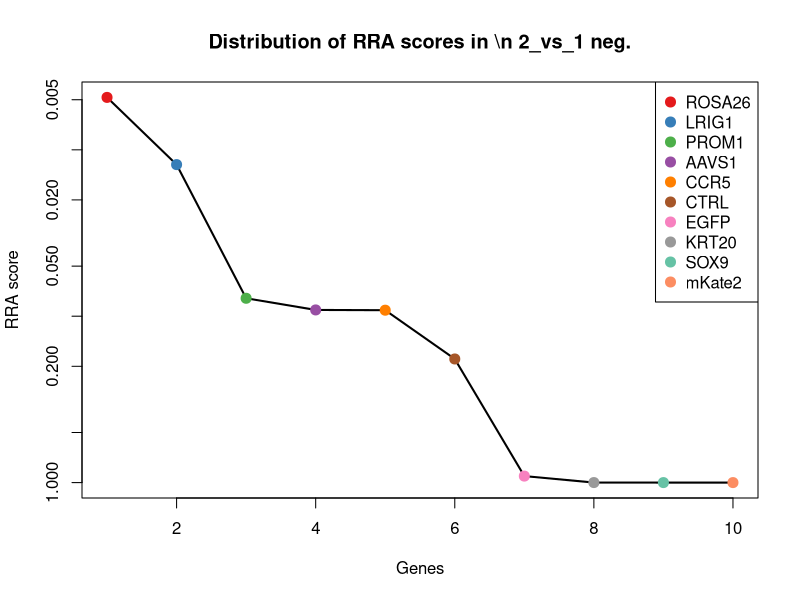
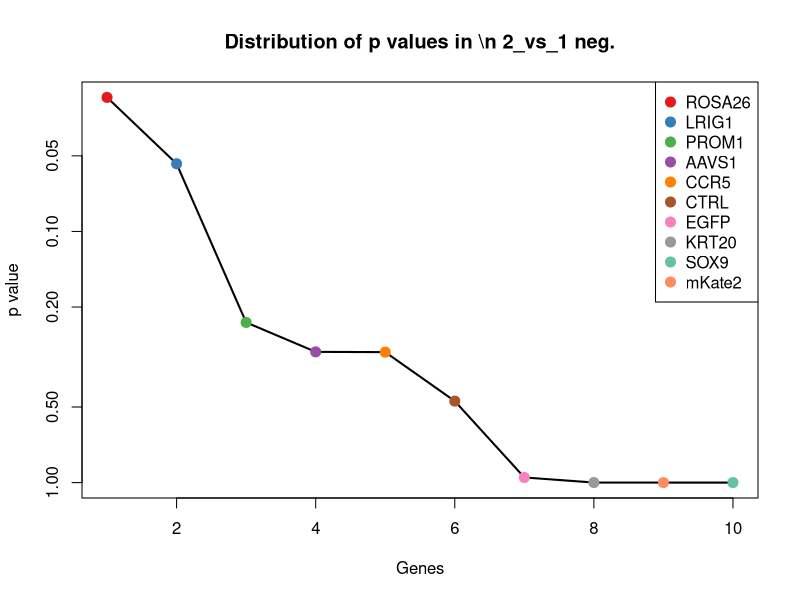
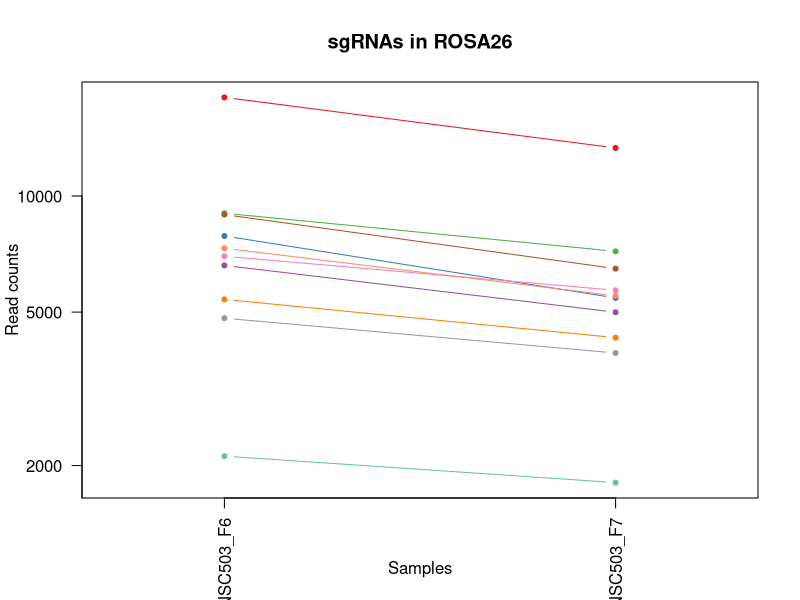
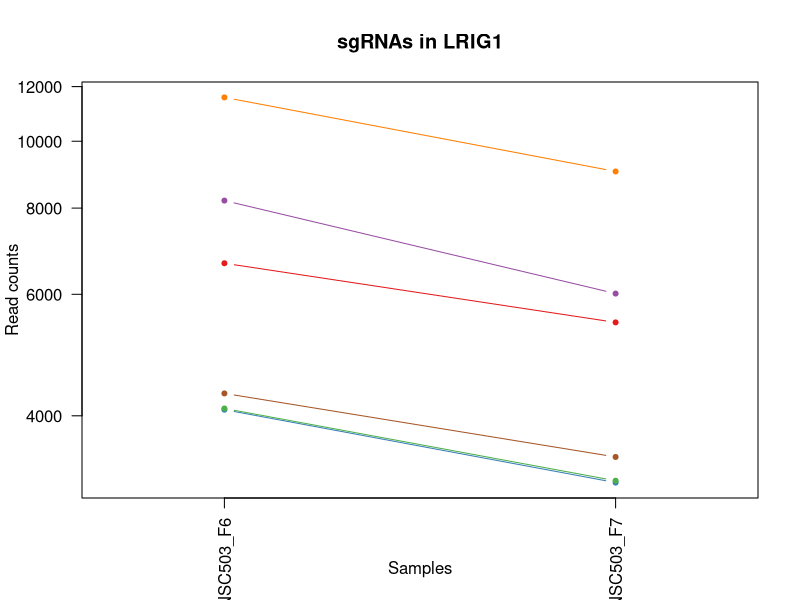
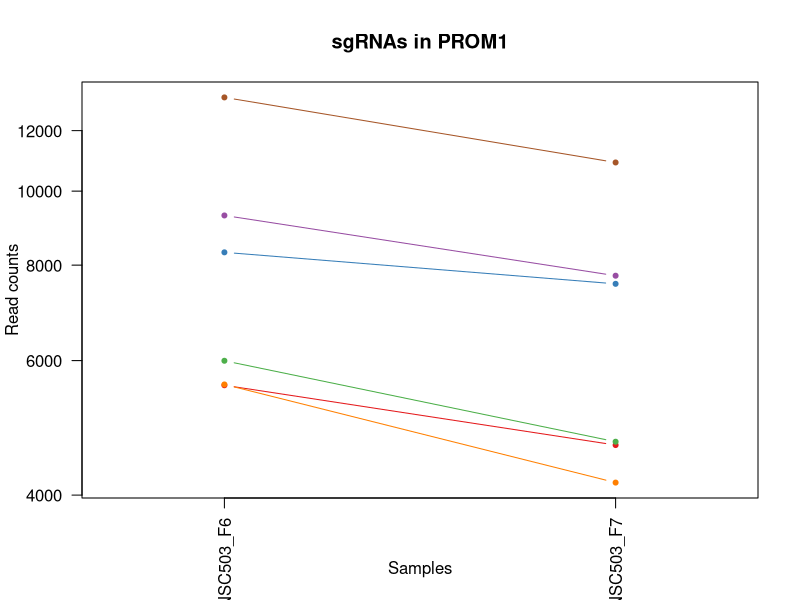
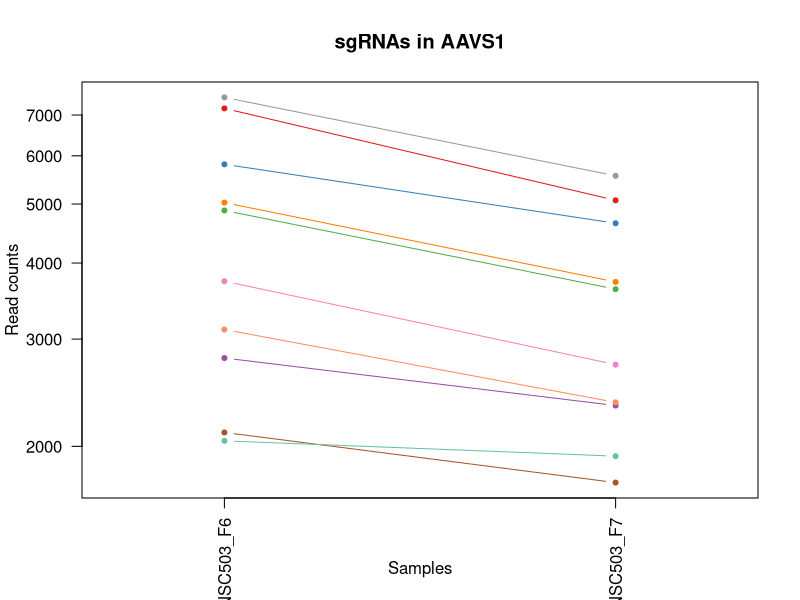
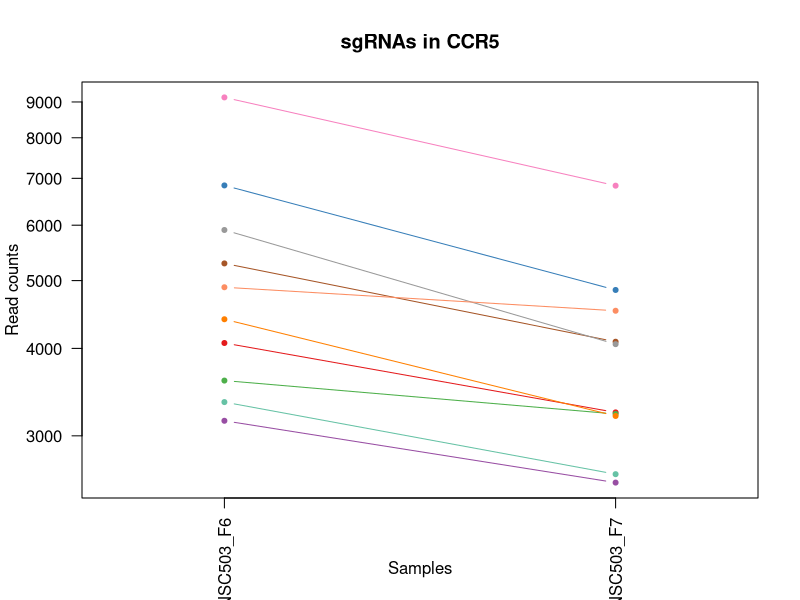
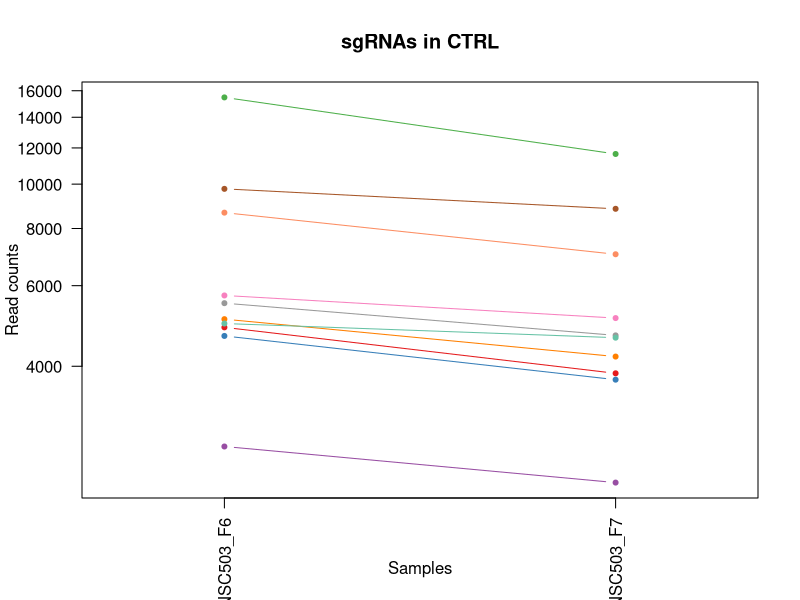

Write R code to recreate these figures, in order. (Note: this script raises an error after producing the figures.)
pdf(file='S3B_c1_t2.pdf',width=4.5,height=4.5);
gstable=read.table('S3B_c1_t2.gene_summary.txt',header=T)
# 
#
# parameters
# Do not modify the variables beginning with "__"

# gstablename='__GENE_SUMMARY_FILE__'
startindex=3
# outputfile='__OUTPUT_FILE__'
targetgenelist=c("ROSA26","LRIG1","PROM1","AAVS1","CCR5","CTRL","EGFP","KRT20","SOX9","mKate2")
# samplelabel=sub('.\\w+.\\w+$','',colnames(gstable)[startindex]);
samplelabel='2_vs_1 neg.'


# You need to write some codes in front of this code:
# gstable=read.table(gstablename,header=T)
# pdf(file=outputfile,width=6,height=6)


# set up color using RColorBrewer
#library(RColorBrewer)
#colors <- brewer.pal(length(targetgenelist), "Set1")

colors=c( "#E41A1C", "#377EB8", "#4DAF4A", "#984EA3", "#FF7F00",  "#A65628", "#F781BF",
          "#999999", "#66C2A5", "#FC8D62", "#8DA0CB", "#E78AC3", "#A6D854", "#FFD92F", "#E5C494", "#B3B3B3", 
          "#8DD3C7", "#FFFFB3", "#BEBADA", "#FB8072", "#80B1D3", "#FDB462", "#B3DE69", "#FCCDE5",
          "#D9D9D9", "#BC80BD", "#CCEBC5", "#FFED6F")

######
# function definition

plotrankedvalues<-function(val, tglist, ...){
  
  plot(val,log='y',ylim=c(max(val),min(val)),type='l',lwd=2, ...)
  if(length(tglist)>0){
    for(i in 1:length(tglist)){
      targetgene=tglist[i];
      tx=which(names(val)==targetgene);ty=val[targetgene];
      points(tx,ty,col=colors[(i %% length(colors)) ],cex=2,pch=20)
      # text(tx+50,ty,targetgene,col=colors[i])
    }
    legend('topright',tglist,pch=20,pt.cex = 2,cex=1,col=colors)
  }
}



plotrandvalues<-function(val,targetgenelist, ...){
  # choose the one with the best distance distribution
  
  mindiffvalue=0;
  randval=val;
  for(i in 1:20){
    randval0=sample(val)
    vindex=sort(which(names(randval0) %in% targetgenelist))
    if(max(vindex)>0.9*length(val)){
      # print('pass...')
      next;
    }
    mindiffind=min(diff(vindex));
    if (mindiffind > mindiffvalue){
      mindiffvalue=mindiffind;
      randval=randval0;
      # print(paste('Diff: ',mindiffvalue))
    }
  }
  plot(randval,log='y',ylim=c(max(randval),min(randval)),pch=20,col='grey', ...)
  
  if(length(targetgenelist)>0){
    for(i in 1:length(targetgenelist)){
      targetgene=targetgenelist[i];
      tx=which(names(randval)==targetgene);ty=randval[targetgene];
      points(tx,ty,col=colors[(i %% length(colors)) ],cex=2,pch=20)
      text(tx+50,ty,targetgene,col=colors[i])
    }
  }
  
}




# set.seed(1235)



pvec=gstable[,startindex]
names(pvec)=gstable[,'id']
pvec=sort(pvec);

plotrankedvalues(pvec,targetgenelist,xlab='Genes',ylab='RRA score',main=paste('Distribution of RRA scores in \\n',samplelabel))

# plotrandvalues(pvec,targetgenelist,xlab='Genes',ylab='RRA score',main=paste('Distribution of RRA scores in \\n',samplelabel))


pvec=gstable[,startindex+1]
names(pvec)=gstable[,'id']
pvec=sort(pvec);

plotrankedvalues(pvec,targetgenelist,xlab='Genes',ylab='p value',main=paste('Distribution of p values in \\n',samplelabel))

# plotrandvalues(pvec,targetgenelist,xlab='Genes',ylab='p value',main=paste('Distribution of p values in \\n',samplelabel))



# you need to write after this code:
# dev.off()






# parameters
# Do not modify the variables beginning with "__"
targetmat=list(c(18015.246796902036,13321.473756563351),c(7875.810495597321,5440.0294592019845),c(9021.017633987749,7185.991936770277),c(6606.228312937258,4994.89805370317),c(5392.136534643648,4292.114117021512),c(8948.3060696455,6480.065896049804),c(6976.48325241687,5694.539886346013),c(4820.0113310033175,3915.0616323636928),c(2114.375752583829,1805.66245430578),c(7318.036258603488,5508.108380042981))
targetgene="ROSA26"
collabel=c("S22_MNSC503_F6","S23_MNSC503_F7")

# set up color using RColorBrewer
#library(RColorBrewer)
#colors <- brewer.pal(length(targetgenelist), "Set1")

colors=c( "#E41A1C", "#377EB8", "#4DAF4A", "#984EA3", "#FF7F00",  "#A65628", "#F781BF",
          "#999999", "#66C2A5", "#FC8D62", "#8DA0CB", "#E78AC3", "#A6D854", "#FFD92F", "#E5C494", "#B3B3B3", 
          "#8DD3C7", "#FFFFB3", "#BEBADA", "#FB8072", "#80B1D3", "#FDB462", "#B3DE69", "#FCCDE5",
          "#D9D9D9", "#BC80BD", "#CCEBC5", "#FFED6F")


## code

targetmatvec=unlist(targetmat)+1
yrange=range(targetmatvec[targetmatvec>0]);
# yrange[1]=1; # set the minimum value to 1
for(i in 1:length(targetmat)){
  vali=targetmat[[i]]+1;
  if(i==1){
    plot(1:length(vali),vali,type='b',las=1,pch=20,main=paste('sgRNAs in',targetgene),ylab='Read counts',xlab='Samples',xlim=c(0.7,length(vali)+0.3),ylim = yrange,col=colors[(i %% length(colors))],xaxt='n',log='y')
    axis(1,at=1:length(vali),labels=(collabel),las=2)
    # lines(0:100,rep(1,101),col='black');
  }else{
    lines(1:length(vali),vali,type='b',pch=20,col=colors[(i %% length(colors))])
  }
}




# parameters
# Do not modify the variables beginning with "__"
targetmat=list(c(6654.064868425579,5462.024187473691),c(4081.4149142636265,3199.709279526774),c(4097.679343129656,3219.6092717726033),c(8202.055804027677,6013.987130292221),c(11574.532965954373,9039.833319671223),c(4309.116918388039,3485.640747058954))
targetgene="LRIG1"
collabel=c("S22_MNSC503_F6","S23_MNSC503_F7")

# set up color using RColorBrewer
#library(RColorBrewer)
#colors <- brewer.pal(length(targetgenelist), "Set1")

colors=c( "#E41A1C", "#377EB8", "#4DAF4A", "#984EA3", "#FF7F00",  "#A65628", "#F781BF",
          "#999999", "#66C2A5", "#FC8D62", "#8DA0CB", "#E78AC3", "#A6D854", "#FFD92F", "#E5C494", "#B3B3B3", 
          "#8DD3C7", "#FFFFB3", "#BEBADA", "#FB8072", "#80B1D3", "#FDB462", "#B3DE69", "#FCCDE5",
          "#D9D9D9", "#BC80BD", "#CCEBC5", "#FFED6F")


## code

targetmatvec=unlist(targetmat)+1
yrange=range(targetmatvec[targetmatvec>0]);
# yrange[1]=1; # set the minimum value to 1
for(i in 1:length(targetmat)){
  vali=targetmat[[i]]+1;
  if(i==1){
    plot(1:length(vali),vali,type='b',las=1,pch=20,main=paste('sgRNAs in',targetgene),ylab='Read counts',xlab='Samples',xlim=c(0.7,length(vali)+0.3),ylim = yrange,col=colors[(i %% length(colors))],xaxt='n',log='y')
    axis(1,at=1:length(vali),labels=(collabel),las=2)
    # lines(0:100,rep(1,101),col='black');
  }else{
    lines(1:length(vali),vali,type='b',pch=20,col=colors[(i %% length(colors))])
  }
}




# parameters
# Do not modify the variables beginning with "__"
targetmat=list(c(5569.131789950438,4650.313977446441),c(8313.99334387035,7560.94968540222),c(5995.83386490627,4697.445538028668),c(9291.772538051651,7748.4285597181915),c(5582.526025487168,4152.814171300706),c(13263.163374692136,10901.006278662737))
targetgene="PROM1"
collabel=c("S22_MNSC503_F6","S23_MNSC503_F7")

# set up color using RColorBrewer
#library(RColorBrewer)
#colors <- brewer.pal(length(targetgenelist), "Set1")

colors=c( "#E41A1C", "#377EB8", "#4DAF4A", "#984EA3", "#FF7F00",  "#A65628", "#F781BF",
          "#999999", "#66C2A5", "#FC8D62", "#8DA0CB", "#E78AC3", "#A6D854", "#FFD92F", "#E5C494", "#B3B3B3", 
          "#8DD3C7", "#FFFFB3", "#BEBADA", "#FB8072", "#80B1D3", "#FDB462", "#B3DE69", "#FCCDE5",
          "#D9D9D9", "#BC80BD", "#CCEBC5", "#FFED6F")


## code

targetmatvec=unlist(targetmat)+1
yrange=range(targetmatvec[targetmatvec>0]);
# yrange[1]=1; # set the minimum value to 1
for(i in 1:length(targetmat)){
  vali=targetmat[[i]]+1;
  if(i==1){
    plot(1:length(vali),vali,type='b',las=1,pch=20,main=paste('sgRNAs in',targetgene),ylab='Read counts',xlab='Samples',xlim=c(0.7,length(vali)+0.3),ylim = yrange,col=colors[(i %% length(colors))],xaxt='n',log='y')
    axis(1,at=1:length(vali),labels=(collabel),las=2)
    # lines(0:100,rep(1,101),col='black');
  }else{
    lines(1:length(vali),vali,type='b',pch=20,col=colors[(i %% length(colors))])
  }
}




# parameters
# Do not modify the variables beginning with "__"
targetmat=list(c(7176.440054358055,5069.261182621795),c(5809.271298501814,4648.219241420564),c(4878.37192869907,3622.8459567538825),c(2791.7413782984677,2332.4885648137893),c(5025.708519603101,3723.3932859959677),c(2106.7219037056975,1742.820373529477),c(3733.164790308643,2723.1568336398077),c(7481.637278373549,5561.524148702838),c(2040.7074571318133,1926.1097757936948),c(3109.376106740925,2360.7675011631254))
targetgene="AAVS1"
collabel=c("S22_MNSC503_F6","S23_MNSC503_F7")

# set up color using RColorBrewer
#library(RColorBrewer)
#colors <- brewer.pal(length(targetgenelist), "Set1")

colors=c( "#E41A1C", "#377EB8", "#4DAF4A", "#984EA3", "#FF7F00",  "#A65628", "#F781BF",
          "#999999", "#66C2A5", "#FC8D62", "#8DA0CB", "#E78AC3", "#A6D854", "#FFD92F", "#E5C494", "#B3B3B3", 
          "#8DD3C7", "#FFFFB3", "#BEBADA", "#FB8072", "#80B1D3", "#FDB462", "#B3DE69", "#FCCDE5",
          "#D9D9D9", "#BC80BD", "#CCEBC5", "#FFED6F")


## code

targetmatvec=unlist(targetmat)+1
yrange=range(targetmatvec[targetmatvec>0]);
# yrange[1]=1; # set the minimum value to 1
for(i in 1:length(targetmat)){
  vali=targetmat[[i]]+1;
  if(i==1){
    plot(1:length(vali),vali,type='b',las=1,pch=20,main=paste('sgRNAs in',targetgene),ylab='Read counts',xlab='Samples',xlim=c(0.7,length(vali)+0.3),ylim = yrange,col=colors[(i %% length(colors))],xaxt='n',log='y')
    axis(1,at=1:length(vali),labels=(collabel),las=2)
    # lines(0:100,rep(1,101),col='black');
  }else{
    lines(1:length(vali),vali,type='b',pch=20,col=colors[(i %% length(colors))])
  }
}




# parameters
# Do not modify the variables beginning with "__"
targetmat=list(c(4070.890872056196,3239.5092640184325),c(6837.757241500736,4847.219163878857),c(3597.308972721809,3222.7513758114187),c(3151.4722755706484,2571.2884717637417),c(4401.919836035384,3201.8040155526505),c(5289.766305898638,4087.8773544985265),c(9134.868636049954,6831.981548397102),c(5904.9444094784585,4055.4089460974365),c(3351.429077511834,2643.5568646564902),c(4890.809433126034,4526.724551919711))
targetgene="CCR5"
collabel=c("S22_MNSC503_F6","S23_MNSC503_F7")

# set up color using RColorBrewer
#library(RColorBrewer)
#colors <- brewer.pal(length(targetgenelist), "Set1")

colors=c( "#E41A1C", "#377EB8", "#4DAF4A", "#984EA3", "#FF7F00",  "#A65628", "#F781BF",
          "#999999", "#66C2A5", "#FC8D62", "#8DA0CB", "#E78AC3", "#A6D854", "#FFD92F", "#E5C494", "#B3B3B3", 
          "#8DD3C7", "#FFFFB3", "#BEBADA", "#FB8072", "#80B1D3", "#FDB462", "#B3DE69", "#FCCDE5",
          "#D9D9D9", "#BC80BD", "#CCEBC5", "#FFED6F")


## code

targetmatvec=unlist(targetmat)+1
yrange=range(targetmatvec[targetmatvec>0]);
# yrange[1]=1; # set the minimum value to 1
for(i in 1:length(targetmat)){
  vali=targetmat[[i]]+1;
  if(i==1){
    plot(1:length(vali),vali,type='b',las=1,pch=20,main=paste('sgRNAs in',targetgene),ylab='Read counts',xlab='Samples',xlim=c(0.7,length(vali)+0.3),ylim = yrange,col=colors[(i %% length(colors))],xaxt='n',log='y')
    axis(1,at=1:length(vali),labels=(collabel),las=2)
    # lines(0:100,rep(1,101),col='black');
  }else{
    lines(1:length(vali),vali,type='b',pch=20,col=colors[(i %% length(colors))])
  }
}




# parameters
# Do not modify the variables beginning with "__"
targetmat=list(c(4864.020962052573,3859.551127677958),c(4658.323773452789,3738.056438177105),c(15471.298776033076,11638.353359771363),c(2670.23652735813,2226.704395507012),c(5068.761419542591,4198.898363869996),c(9765.354437386037,8832.454453109422),c(5710.727994195871,5096.492750958194),c(5493.550032278889,4671.2613377052085),c(4958.737341919451,4617.845569045351),c(8663.200198935101,7026.791998803642))
targetgene="CTRL"
collabel=c("S22_MNSC503_F6","S23_MNSC503_F7")

# set up color using RColorBrewer
#library(RColorBrewer)
#colors <- brewer.pal(length(targetgenelist), "Set1")

colors=c( "#E41A1C", "#377EB8", "#4DAF4A", "#984EA3", "#FF7F00",  "#A65628", "#F781BF",
          "#999999", "#66C2A5", "#FC8D62", "#8DA0CB", "#E78AC3", "#A6D854", "#FFD92F", "#E5C494", "#B3B3B3", 
          "#8DD3C7", "#FFFFB3", "#BEBADA", "#FB8072", "#80B1D3", "#FDB462", "#B3DE69", "#FCCDE5",
          "#D9D9D9", "#BC80BD", "#CCEBC5", "#FFED6F")


## code

targetmatvec=unlist(targetmat)+1
yrange=range(targetmatvec[targetmatvec>0]);
# yrange[1]=1; # set the minimum value to 1
for(i in 1:length(targetmat)){
  vali=targetmat[[i]]+1;
  if(i==1){
    plot(1:length(vali),vali,type='b',las=1,pch=20,main=paste('sgRNAs in',targetgene),ylab='Read counts',xlab='Samples',xlim=c(0.7,length(vali)+0.3),ylim = yrange,col=colors[(i %% length(colors))],xaxt='n',log='y')
    axis(1,at=1:length(vali),labels=(collabel),las=2)
    # lines(0:100,rep(1,101),col='black');
  }else{
    lines(1:length(vali),vali,type='b',pch=20,col=colors[(i %% length(colors))])
  }
}




# parameters
# Do not modify the variables beginning with "__"
targetmat=list(c(9934.695843814698,9451.44894875601),c(12264.336096095974,12082.43739725724),c(6633.973515120484,5392.897898619757),c(6522.9927063875775,6444.4553836098985),c(11336.30691962253,10586.79587478122),c(11166.96551319387,10329.143343598378))
targetgene="EGFP"
collabel=c("S22_MNSC503_F6","S23_MNSC503_F7")

# set up color using RColorBrewer
#library(RColorBrewer)
#colors <- brewer.pal(length(targetgenelist), "Set1")

colors=c( "#E41A1C", "#377EB8", "#4DAF4A", "#984EA3", "#FF7F00",  "#A65628", "#F781BF",
          "#999999", "#66C2A5", "#FC8D62", "#8DA0CB", "#E78AC3", "#A6D854", "#FFD92F", "#E5C494", "#B3B3B3", 
          "#8DD3C7", "#FFFFB3", "#BEBADA", "#FB8072", "#80B1D3", "#FDB462", "#B3DE69", "#FCCDE5",
          "#D9D9D9", "#BC80BD", "#CCEBC5", "#FFED6F")


## code

targetmatvec=unlist(targetmat)+1
yrange=range(targetmatvec[targetmatvec>0]);
# yrange[1]=1; # set the minimum value to 1
for(i in 1:length(targetmat)){
  vali=targetmat[[i]]+1;
  if(i==1){
    plot(1:length(vali),vali,type='b',las=1,pch=20,main=paste('sgRNAs in',targetgene),ylab='Read counts',xlab='Samples',xlim=c(0.7,length(vali)+0.3),ylim = yrange,col=colors[(i %% length(colors))],xaxt='n',log='y')
    axis(1,at=1:length(vali),labels=(collabel),las=2)
    # lines(0:100,rep(1,101),col='black');
  }else{
    lines(1:length(vali),vali,type='b',pch=20,col=colors[(i %% length(colors))])
  }
}




# parameters
# Do not modify the variables beginning with "__"
targetmat=list(c(7076.940018942346,8173.659972971176),c(10245.63345448879,12027.974260584442),c(8520.647263579902,8080.44421981966),c(4070.890872056196,4040.745793916299),c(12638.417960014653,12907.763391452689),c(5826.492458477611,6267.450189423311))
targetgene="KRT20"
collabel=c("S22_MNSC503_F6","S23_MNSC503_F7")

# set up color using RColorBrewer
#library(RColorBrewer)
#colors <- brewer.pal(length(targetgenelist), "Set1")

colors=c( "#E41A1C", "#377EB8", "#4DAF4A", "#984EA3", "#FF7F00",  "#A65628", "#F781BF",
          "#999999", "#66C2A5", "#FC8D62", "#8DA0CB", "#E78AC3", "#A6D854", "#FFD92F", "#E5C494", "#B3B3B3", 
          "#8DD3C7", "#FFFFB3", "#BEBADA", "#FB8072", "#80B1D3", "#FDB462", "#B3DE69", "#FCCDE5",
          "#D9D9D9", "#BC80BD", "#CCEBC5", "#FFED6F")


## code

targetmatvec=unlist(targetmat)+1
yrange=range(targetmatvec[targetmatvec>0]);
# yrange[1]=1; # set the minimum value to 1
for(i in 1:length(targetmat)){
  vali=targetmat[[i]]+1;
  if(i==1){
    plot(1:length(vali),vali,type='b',las=1,pch=20,main=paste('sgRNAs in',targetgene),ylab='Read counts',xlab='Samples',xlim=c(0.7,length(vali)+0.3),ylim = yrange,col=colors[(i %% length(colors))],xaxt='n',log='y')
    axis(1,at=1:length(vali),labels=(collabel),las=2)
    # lines(0:100,rep(1,101),col='black');
  }else{
    lines(1:length(vali),vali,type='b',pch=20,col=colors[(i %% length(colors))])
  }
}




# parameters
# Do not modify the variables beginning with "__"
targetmat=list(c(5510.771192254686,7019.460422713073),c(3440.4050707201127,5695.587254358951),c(2735.2942428222477,3938.103728648337),c(2047.4045749001784,3938.103728648337),c(3965.6504499818875,7693.965423045395),c(6662.675448413478,8270.017830161509))
targetgene="SOX9"
collabel=c("S22_MNSC503_F6","S23_MNSC503_F7")

# set up color using RColorBrewer
#library(RColorBrewer)
#colors <- brewer.pal(length(targetgenelist), "Set1")

colors=c( "#E41A1C", "#377EB8", "#4DAF4A", "#984EA3", "#FF7F00",  "#A65628", "#F781BF",
          "#999999", "#66C2A5", "#FC8D62", "#8DA0CB", "#E78AC3", "#A6D854", "#FFD92F", "#E5C494", "#B3B3B3", 
          "#8DD3C7", "#FFFFB3", "#BEBADA", "#FB8072", "#80B1D3", "#FDB462", "#B3DE69", "#FCCDE5",
          "#D9D9D9", "#BC80BD", "#CCEBC5", "#FFED6F")


## code

targetmatvec=unlist(targetmat)+1
yrange=range(targetmatvec[targetmatvec>0]);
# yrange[1]=1; # set the minimum value to 1
for(i in 1:length(targetmat)){
  vali=targetmat[[i]]+1;
  if(i==1){
    plot(1:length(vali),vali,type='b',las=1,pch=20,main=paste('sgRNAs in',targetgene),ylab='Read counts',xlab='Samples',xlim=c(0.7,length(vali)+0.3),ylim = yrange,col=colors[(i %% length(colors))],xaxt='n',log='y')
    axis(1,at=1:length(vali),labels=(collabel),las=2)
    # lines(0:100,rep(1,101),col='black');
  }else{
    lines(1:length(vali),vali,type='b',pch=20,col=colors[(i %% length(colors))])
  }
}




# parameters
# Do not modify the variables beginning with "__"
targetmat=list(c(2080.8901637420036,11323.095587876907),c(2496.111465380638,13927.899836054678),c(2278.9335034636565,12675.247692580366),c(3224.183839912898,7264.544537740656),c(2392.7845055258626,9594.938366528568),c(3545.645492794421,18009.492982475575))
targetgene="mKate2"
collabel=c("S22_MNSC503_F6","S23_MNSC503_F7")

# set up color using RColorBrewer
#library(RColorBrewer)
#colors <- brewer.pal(length(targetgenelist), "Set1")

colors=c( "#E41A1C", "#377EB8", "#4DAF4A", "#984EA3", "#FF7F00",  "#A65628", "#F781BF",
          "#999999", "#66C2A5", "#FC8D62", "#8DA0CB", "#E78AC3", "#A6D854", "#FFD92F", "#E5C494", "#B3B3B3", 
          "#8DD3C7", "#FFFFB3", "#BEBADA", "#FB8072", "#80B1D3", "#FDB462", "#B3DE69", "#FCCDE5",
          "#D9D9D9", "#BC80BD", "#CCEBC5", "#FFED6F")


## code

targetmatvec=unlist(targetmat)+1
yrange=range(targetmatvec[targetmatvec>0]);
# yrange[1]=1; # set the minimum value to 1
for(i in 1:length(targetmat)){
  vali=targetmat[[i]]+1;
  if(i==1){
    plot(1:length(vali),vali,type='b',las=1,pch=20,main=paste('sgRNAs in',targetgene),ylab='Read counts',xlab='Samples',xlim=c(0.7,length(vali)+0.3),ylim = yrange,col=colors[(i %% length(colors))],xaxt='n',log='y')
    axis(1,at=1:length(vali),labels=(collabel),las=2)
    # lines(0:100,rep(1,101),col='black');
  }else{
    lines(1:length(vali),vali,type='b',pch=20,col=colors[(i %% length(colors))])
  }
}



# 
#
# parameters
# Do not modify the variables beginning with "__"

# gstablename='__GENE_SUMMARY_FILE__'
startindex=9
# outputfile='__OUTPUT_FILE__'
targetgenelist=c("mKate2","SOX9","KRT20","EGFP","AAVS1","PROM1","CTRL","CCR5","ROSA26","LRIG1")
# samplelabel=sub('.\\w+.\\w+$','',colnames(gstable)[startindex]);
samplelabel='2_vs_1 pos.'


# You need to write some codes in front of this code:
# gstable=read.table(gstablename,header=T)
# pdf(file=outputfile,width=6,height=6)


# set up color using RColorBrewer
#library(RColorBrewer)
#colors <- brewer.pal(length(targetgenelist), "Set1")

colors=c( "#E41A1C", "#377EB8", "#4DAF4A", "#984EA3", "#FF7F00",  "#A65628", "#F781BF",
          "#999999", "#66C2A5", "#FC8D62", "#8DA0CB", "#E78AC3", "#A6D854", "#FFD92F", "#E5C494", "#B3B3B3", 
          "#8DD3C7", "#FFFFB3", "#BEBADA", "#FB8072", "#80B1D3", "#FDB462", "#B3DE69", "#FCCDE5",
          "#D9D9D9", "#BC80BD", "#CCEBC5", "#FFED6F")

######
# function definition

plotrankedvalues<-function(val, tglist, ...){
  
  plot(val,log='y',ylim=c(max(val),min(val)),type='l',lwd=2, ...)
  if(length(tglist)>0){
    for(i in 1:length(tglist)){
      targetgene=tglist[i];
      tx=which(names(val)==targetgene);ty=val[targetgene];
      points(tx,ty,col=colors[(i %% length(colors)) ],cex=2,pch=20)
      # text(tx+50,ty,targetgene,col=colors[i])
    }
    legend('topright',tglist,pch=20,pt.cex = 2,cex=1,col=colors)
  }
}



plotrandvalues<-function(val,targetgenelist, ...){
  # choose the one with the best distance distribution
  
  mindiffvalue=0;
  randval=val;
  for(i in 1:20){
    randval0=sample(val)
    vindex=sort(which(names(randval0) %in% targetgenelist))
    if(max(vindex)>0.9*length(val)){
      # print('pass...')
      next;
    }
    mindiffind=min(diff(vindex));
    if (mindiffind > mindiffvalue){
      mindiffvalue=mindiffind;
      randval=randval0;
      # print(paste('Diff: ',mindiffvalue))
    }
  }
  plot(randval,log='y',ylim=c(max(randval),min(randval)),pch=20,col='grey', ...)
  
  if(length(targetgenelist)>0){
    for(i in 1:length(targetgenelist)){
      targetgene=targetgenelist[i];
      tx=which(names(randval)==targetgene);ty=randval[targetgene];
      points(tx,ty,col=colors[(i %% length(colors)) ],cex=2,pch=20)
      text(tx+50,ty,targetgene,col=colors[i])
    }
  }
  
}




# set.seed(1235)



pvec=gstable[,startindex]
names(pvec)=gstable[,'id']
pvec=sort(pvec);

plotrankedvalues(pvec,targetgenelist,xlab='Genes',ylab='RRA score',main=paste('Distribution of RRA scores in \\n',samplelabel))

# plotrandvalues(pvec,targetgenelist,xlab='Genes',ylab='RRA score',main=paste('Distribution of RRA scores in \\n',samplelabel))


pvec=gstable[,startindex+1]
names(pvec)=gstable[,'id']
pvec=sort(pvec);

plotrankedvalues(pvec,targetgenelist,xlab='Genes',ylab='p value',main=paste('Distribution of p values in \\n',samplelabel))

# plotrandvalues(pvec,targetgenelist,xlab='Genes',ylab='p value',main=paste('Distribution of p values in \\n',samplelabel))



# you need to write after this code:
# dev.off()






# parameters
# Do not modify the variables beginning with "__"
targetmat=list(c(2080.8901637420036,11323.095587876907),c(2496.111465380638,13927.899836054678),c(2278.9335034636565,12675.247692580366),c(3224.183839912898,7264.544537740656),c(2392.7845055258626,9594.938366528568),c(3545.645492794421,18009.492982475575))
targetgene="mKate2"
collabel=c("S22_MNSC503_F6","S23_MNSC503_F7")

# set up color using RColorBrewer
#library(RColorBrewer)
#colors <- brewer.pal(length(targetgenelist), "Set1")

colors=c( "#E41A1C", "#377EB8", "#4DAF4A", "#984EA3", "#FF7F00",  "#A65628", "#F781BF",
          "#999999", "#66C2A5", "#FC8D62", "#8DA0CB", "#E78AC3", "#A6D854", "#FFD92F", "#E5C494", "#B3B3B3", 
          "#8DD3C7", "#FFFFB3", "#BEBADA", "#FB8072", "#80B1D3", "#FDB462", "#B3DE69", "#FCCDE5",
          "#D9D9D9", "#BC80BD", "#CCEBC5", "#FFED6F")


## code

targetmatvec=unlist(targetmat)+1
yrange=range(targetmatvec[targetmatvec>0]);
# yrange[1]=1; # set the minimum value to 1
for(i in 1:length(targetmat)){
  vali=targetmat[[i]]+1;
  if(i==1){
    plot(1:length(vali),vali,type='b',las=1,pch=20,main=paste('sgRNAs in',targetgene),ylab='Read counts',xlab='Samples',xlim=c(0.7,length(vali)+0.3),ylim = yrange,col=colors[(i %% length(colors))],xaxt='n',log='y')
    axis(1,at=1:length(vali),labels=(collabel),las=2)
    # lines(0:100,rep(1,101),col='black');
  }else{
    lines(1:length(vali),vali,type='b',pch=20,col=colors[(i %% length(colors))])
  }
}




# parameters
# Do not modify the variables beginning with "__"
targetmat=list(c(5510.771192254686,7019.460422713073),c(3440.4050707201127,5695.587254358951),c(2735.2942428222477,3938.103728648337),c(2047.4045749001784,3938.103728648337),c(3965.6504499818875,7693.965423045395),c(6662.675448413478,8270.017830161509))
targetgene="SOX9"
collabel=c("S22_MNSC503_F6","S23_MNSC503_F7")

# set up color using RColorBrewer
#library(RColorBrewer)
#colors <- brewer.pal(length(targetgenelist), "Set1")

colors=c( "#E41A1C", "#377EB8", "#4DAF4A", "#984EA3", "#FF7F00",  "#A65628", "#F781BF",
          "#999999", "#66C2A5", "#FC8D62", "#8DA0CB", "#E78AC3", "#A6D854", "#FFD92F", "#E5C494", "#B3B3B3", 
          "#8DD3C7", "#FFFFB3", "#BEBADA", "#FB8072", "#80B1D3", "#FDB462", "#B3DE69", "#FCCDE5",
          "#D9D9D9", "#BC80BD", "#CCEBC5", "#FFED6F")


## code

targetmatvec=unlist(targetmat)+1
yrange=range(targetmatvec[targetmatvec>0]);
# yrange[1]=1; # set the minimum value to 1
for(i in 1:length(targetmat)){
  vali=targetmat[[i]]+1;
  if(i==1){
    plot(1:length(vali),vali,type='b',las=1,pch=20,main=paste('sgRNAs in',targetgene),ylab='Read counts',xlab='Samples',xlim=c(0.7,length(vali)+0.3),ylim = yrange,col=colors[(i %% length(colors))],xaxt='n',log='y')
    axis(1,at=1:length(vali),labels=(collabel),las=2)
    # lines(0:100,rep(1,101),col='black');
  }else{
    lines(1:length(vali),vali,type='b',pch=20,col=colors[(i %% length(colors))])
  }
}




# parameters
# Do not modify the variables beginning with "__"
targetmat=list(c(7076.940018942346,8173.659972971176),c(10245.63345448879,12027.974260584442),c(8520.647263579902,8080.44421981966),c(4070.890872056196,4040.745793916299),c(12638.417960014653,12907.763391452689),c(5826.492458477611,6267.450189423311))
targetgene="KRT20"
collabel=c("S22_MNSC503_F6","S23_MNSC503_F7")

# set up color using RColorBrewer
#library(RColorBrewer)
#colors <- brewer.pal(length(targetgenelist), "Set1")

colors=c( "#E41A1C", "#377EB8", "#4DAF4A", "#984EA3", "#FF7F00",  "#A65628", "#F781BF",
          "#999999", "#66C2A5", "#FC8D62", "#8DA0CB", "#E78AC3", "#A6D854", "#FFD92F", "#E5C494", "#B3B3B3", 
          "#8DD3C7", "#FFFFB3", "#BEBADA", "#FB8072", "#80B1D3", "#FDB462", "#B3DE69", "#FCCDE5",
          "#D9D9D9", "#BC80BD", "#CCEBC5", "#FFED6F")


## code

targetmatvec=unlist(targetmat)+1
yrange=range(targetmatvec[targetmatvec>0]);
# yrange[1]=1; # set the minimum value to 1
for(i in 1:length(targetmat)){
  vali=targetmat[[i]]+1;
  if(i==1){
    plot(1:length(vali),vali,type='b',las=1,pch=20,main=paste('sgRNAs in',targetgene),ylab='Read counts',xlab='Samples',xlim=c(0.7,length(vali)+0.3),ylim = yrange,col=colors[(i %% length(colors))],xaxt='n',log='y')
    axis(1,at=1:length(vali),labels=(collabel),las=2)
    # lines(0:100,rep(1,101),col='black');
  }else{
    lines(1:length(vali),vali,type='b',pch=20,col=colors[(i %% length(colors))])
  }
}




# parameters
# Do not modify the variables beginning with "__"
targetmat=list(c(9934.695843814698,9451.44894875601),c(12264.336096095974,12082.43739725724),c(6633.973515120484,5392.897898619757),c(6522.9927063875775,6444.4553836098985),c(11336.30691962253,10586.79587478122),c(11166.96551319387,10329.143343598378))
targetgene="EGFP"
collabel=c("S22_MNSC503_F6","S23_MNSC503_F7")

# set up color using RColorBrewer
#library(RColorBrewer)
#colors <- brewer.pal(length(targetgenelist), "Set1")

colors=c( "#E41A1C", "#377EB8", "#4DAF4A", "#984EA3", "#FF7F00",  "#A65628", "#F781BF",
          "#999999", "#66C2A5", "#FC8D62", "#8DA0CB", "#E78AC3", "#A6D854", "#FFD92F", "#E5C494", "#B3B3B3", 
          "#8DD3C7", "#FFFFB3", "#BEBADA", "#FB8072", "#80B1D3", "#FDB462", "#B3DE69", "#FCCDE5",
          "#D9D9D9", "#BC80BD", "#CCEBC5", "#FFED6F")


## code

targetmatvec=unlist(targetmat)+1
yrange=range(targetmatvec[targetmatvec>0]);
# yrange[1]=1; # set the minimum value to 1
for(i in 1:length(targetmat)){
  vali=targetmat[[i]]+1;
  if(i==1){
    plot(1:length(vali),vali,type='b',las=1,pch=20,main=paste('sgRNAs in',targetgene),ylab='Read counts',xlab='Samples',xlim=c(0.7,length(vali)+0.3),ylim = yrange,col=colors[(i %% length(colors))],xaxt='n',log='y')
    axis(1,at=1:length(vali),labels=(collabel),las=2)
    # lines(0:100,rep(1,101),col='black');
  }else{
    lines(1:length(vali),vali,type='b',pch=20,col=colors[(i %% length(colors))])
  }
}




# parameters
# Do not modify the variables beginning with "__"
targetmat=list(c(7176.440054358055,5069.261182621795),c(5809.271298501814,4648.219241420564),c(4878.37192869907,3622.8459567538825),c(2791.7413782984677,2332.4885648137893),c(5025.708519603101,3723.3932859959677),c(2106.7219037056975,1742.820373529477),c(3733.164790308643,2723.1568336398077),c(7481.637278373549,5561.524148702838),c(2040.7074571318133,1926.1097757936948),c(3109.376106740925,2360.7675011631254))
targetgene="AAVS1"
collabel=c("S22_MNSC503_F6","S23_MNSC503_F7")

# set up color using RColorBrewer
#library(RColorBrewer)
#colors <- brewer.pal(length(targetgenelist), "Set1")

colors=c( "#E41A1C", "#377EB8", "#4DAF4A", "#984EA3", "#FF7F00",  "#A65628", "#F781BF",
          "#999999", "#66C2A5", "#FC8D62", "#8DA0CB", "#E78AC3", "#A6D854", "#FFD92F", "#E5C494", "#B3B3B3", 
          "#8DD3C7", "#FFFFB3", "#BEBADA", "#FB8072", "#80B1D3", "#FDB462", "#B3DE69", "#FCCDE5",
          "#D9D9D9", "#BC80BD", "#CCEBC5", "#FFED6F")


## code

targetmatvec=unlist(targetmat)+1
yrange=range(targetmatvec[targetmatvec>0]);
# yrange[1]=1; # set the minimum value to 1
for(i in 1:length(targetmat)){
  vali=targetmat[[i]]+1;
  if(i==1){
    plot(1:length(vali),vali,type='b',las=1,pch=20,main=paste('sgRNAs in',targetgene),ylab='Read counts',xlab='Samples',xlim=c(0.7,length(vali)+0.3),ylim = yrange,col=colors[(i %% length(colors))],xaxt='n',log='y')
    axis(1,at=1:length(vali),labels=(collabel),las=2)
    # lines(0:100,rep(1,101),col='black');
  }else{
    lines(1:length(vali),vali,type='b',pch=20,col=colors[(i %% length(colors))])
  }
}




# parameters
# Do not modify the variables beginning with "__"
targetmat=list(c(5569.131789950438,4650.313977446441),c(8313.99334387035,7560.94968540222),c(5995.83386490627,4697.445538028668),c(9291.772538051651,7748.4285597181915),c(5582.526025487168,4152.814171300706),c(13263.163374692136,10901.006278662737))
targetgene="PROM1"
collabel=c("S22_MNSC503_F6","S23_MNSC503_F7")

# set up color using RColorBrewer
#library(RColorBrewer)
#colors <- brewer.pal(length(targetgenelist), "Set1")

colors=c( "#E41A1C", "#377EB8", "#4DAF4A", "#984EA3", "#FF7F00",  "#A65628", "#F781BF",
          "#999999", "#66C2A5", "#FC8D62", "#8DA0CB", "#E78AC3", "#A6D854", "#FFD92F", "#E5C494", "#B3B3B3", 
          "#8DD3C7", "#FFFFB3", "#BEBADA", "#FB8072", "#80B1D3", "#FDB462", "#B3DE69", "#FCCDE5",
          "#D9D9D9", "#BC80BD", "#CCEBC5", "#FFED6F")


## code

targetmatvec=unlist(targetmat)+1
yrange=range(targetmatvec[targetmatvec>0]);
# yrange[1]=1; # set the minimum value to 1
for(i in 1:length(targetmat)){
  vali=targetmat[[i]]+1;
  if(i==1){
    plot(1:length(vali),vali,type='b',las=1,pch=20,main=paste('sgRNAs in',targetgene),ylab='Read counts',xlab='Samples',xlim=c(0.7,length(vali)+0.3),ylim = yrange,col=colors[(i %% length(colors))],xaxt='n',log='y')
    axis(1,at=1:length(vali),labels=(collabel),las=2)
    # lines(0:100,rep(1,101),col='black');
  }else{
    lines(1:length(vali),vali,type='b',pch=20,col=colors[(i %% length(colors))])
  }
}




# parameters
# Do not modify the variables beginning with "__"
targetmat=list(c(4864.020962052573,3859.551127677958),c(4658.323773452789,3738.056438177105),c(15471.298776033076,11638.353359771363),c(2670.23652735813,2226.704395507012),c(5068.761419542591,4198.898363869996),c(9765.354437386037,8832.454453109422),c(5710.727994195871,5096.492750958194),c(5493.550032278889,4671.2613377052085),c(4958.737341919451,4617.845569045351),c(8663.200198935101,7026.791998803642))
targetgene="CTRL"
collabel=c("S22_MNSC503_F6","S23_MNSC503_F7")

# set up color using RColorBrewer
#library(RColorBrewer)
#colors <- brewer.pal(length(targetgenelist), "Set1")

colors=c( "#E41A1C", "#377EB8", "#4DAF4A", "#984EA3", "#FF7F00",  "#A65628", "#F781BF",
          "#999999", "#66C2A5", "#FC8D62", "#8DA0CB", "#E78AC3", "#A6D854", "#FFD92F", "#E5C494", "#B3B3B3", 
          "#8DD3C7", "#FFFFB3", "#BEBADA", "#FB8072", "#80B1D3", "#FDB462", "#B3DE69", "#FCCDE5",
          "#D9D9D9", "#BC80BD", "#CCEBC5", "#FFED6F")


## code

targetmatvec=unlist(targetmat)+1
yrange=range(targetmatvec[targetmatvec>0]);
# yrange[1]=1; # set the minimum value to 1
for(i in 1:length(targetmat)){
  vali=targetmat[[i]]+1;
  if(i==1){
    plot(1:length(vali),vali,type='b',las=1,pch=20,main=paste('sgRNAs in',targetgene),ylab='Read counts',xlab='Samples',xlim=c(0.7,length(vali)+0.3),ylim = yrange,col=colors[(i %% length(colors))],xaxt='n',log='y')
    axis(1,at=1:length(vali),labels=(collabel),las=2)
    # lines(0:100,rep(1,101),col='black');
  }else{
    lines(1:length(vali),vali,type='b',pch=20,col=colors[(i %% length(colors))])
  }
}




# parameters
# Do not modify the variables beginning with "__"
targetmat=list(c(4070.890872056196,3239.5092640184325),c(6837.757241500736,4847.219163878857),c(3597.308972721809,3222.7513758114187),c(3151.4722755706484,2571.2884717637417),c(4401.919836035384,3201.8040155526505),c(5289.766305898638,4087.8773544985265),c(9134.868636049954,6831.981548397102),c(5904.9444094784585,4055.4089460974365),c(3351.429077511834,2643.5568646564902),c(4890.809433126034,4526.724551919711))
targetgene="CCR5"
collabel=c("S22_MNSC503_F6","S23_MNSC503_F7")

# set up color using RColorBrewer
#library(RColorBrewer)
#colors <- brewer.pal(length(targetgenelist), "Set1")

colors=c( "#E41A1C", "#377EB8", "#4DAF4A", "#984EA3", "#FF7F00",  "#A65628", "#F781BF",
          "#999999", "#66C2A5", "#FC8D62", "#8DA0CB", "#E78AC3", "#A6D854", "#FFD92F", "#E5C494", "#B3B3B3", 
          "#8DD3C7", "#FFFFB3", "#BEBADA", "#FB8072", "#80B1D3", "#FDB462", "#B3DE69", "#FCCDE5",
          "#D9D9D9", "#BC80BD", "#CCEBC5", "#FFED6F")


## code

targetmatvec=unlist(targetmat)+1
yrange=range(targetmatvec[targetmatvec>0]);
# yrange[1]=1; # set the minimum value to 1
for(i in 1:length(targetmat)){
  vali=targetmat[[i]]+1;
  if(i==1){
    plot(1:length(vali),vali,type='b',las=1,pch=20,main=paste('sgRNAs in',targetgene),ylab='Read counts',xlab='Samples',xlim=c(0.7,length(vali)+0.3),ylim = yrange,col=colors[(i %% length(colors))],xaxt='n',log='y')
    axis(1,at=1:length(vali),labels=(collabel),las=2)
    # lines(0:100,rep(1,101),col='black');
  }else{
    lines(1:length(vali),vali,type='b',pch=20,col=colors[(i %% length(colors))])
  }
}




# parameters
# Do not modify the variables beginning with "__"
targetmat=list(c(18015.246796902036,13321.473756563351),c(7875.810495597321,5440.0294592019845),c(9021.017633987749,7185.991936770277),c(6606.228312937258,4994.89805370317),c(5392.136534643648,4292.114117021512),c(8948.3060696455,6480.065896049804),c(6976.48325241687,5694.539886346013),c(4820.0113310033175,3915.0616323636928),c(2114.375752583829,1805.66245430578),c(7318.036258603488,5508.108380042981))
targetgene="ROSA26"
collabel=c("S22_MNSC503_F6","S23_MNSC503_F7")

# set up color using RColorBrewer
#library(RColorBrewer)
#colors <- brewer.pal(length(targetgenelist), "Set1")

colors=c( "#E41A1C", "#377EB8", "#4DAF4A", "#984EA3", "#FF7F00",  "#A65628", "#F781BF",
          "#999999", "#66C2A5", "#FC8D62", "#8DA0CB", "#E78AC3", "#A6D854", "#FFD92F", "#E5C494", "#B3B3B3", 
          "#8DD3C7", "#FFFFB3", "#BEBADA", "#FB8072", "#80B1D3", "#FDB462", "#B3DE69", "#FCCDE5",
          "#D9D9D9", "#BC80BD", "#CCEBC5", "#FFED6F")


## code

targetmatvec=unlist(targetmat)+1
yrange=range(targetmatvec[targetmatvec>0]);
# yrange[1]=1; # set the minimum value to 1
for(i in 1:length(targetmat)){
  vali=targetmat[[i]]+1;
  if(i==1){
    plot(1:length(vali),vali,type='b',las=1,pch=20,main=paste('sgRNAs in',targetgene),ylab='Read counts',xlab='Samples',xlim=c(0.7,length(vali)+0.3),ylim = yrange,col=colors[(i %% length(colors))],xaxt='n',log='y')
    axis(1,at=1:length(vali),labels=(collabel),las=2)
    # lines(0:100,rep(1,101),col='black');
  }else{
    lines(1:length(vali),vali,type='b',pch=20,col=colors[(i %% length(colors))])
  }
}




# parameters
# Do not modify the variables beginning with "__"
targetmat=list(c(6654.064868425579,5462.024187473691),c(4081.4149142636265,3199.709279526774),c(4097.679343129656,3219.6092717726033),c(8202.055804027677,6013.987130292221),c(11574.532965954373,9039.833319671223),c(4309.116918388039,3485.640747058954))
targetgene="LRIG1"
collabel=c("S22_MNSC503_F6","S23_MNSC503_F7")

# set up color using RColorBrewer
#library(RColorBrewer)
#colors <- brewer.pal(length(targetgenelist), "Set1")

colors=c( "#E41A1C", "#377EB8", "#4DAF4A", "#984EA3", "#FF7F00",  "#A65628", "#F781BF",
          "#999999", "#66C2A5", "#FC8D62", "#8DA0CB", "#E78AC3", "#A6D854", "#FFD92F", "#E5C494", "#B3B3B3", 
          "#8DD3C7", "#FFFFB3", "#BEBADA", "#FB8072", "#80B1D3", "#FDB462", "#B3DE69", "#FCCDE5",
          "#D9D9D9", "#BC80BD", "#CCEBC5", "#FFED6F")


## code

targetmatvec=unlist(targetmat)+1
yrange=range(targetmatvec[targetmatvec>0]);
# yrange[1]=1; # set the minimum value to 1
for(i in 1:length(targetmat)){
  vali=targetmat[[i]]+1;
  if(i==1){
    plot(1:length(vali),vali,type='b',las=1,pch=20,main=paste('sgRNAs in',targetgene),ylab='Read counts',xlab='Samples',xlim=c(0.7,length(vali)+0.3),ylim = yrange,col=colors[(i %% length(colors))],xaxt='n',log='y')
    axis(1,at=1:length(vali),labels=(collabel),las=2)
    # lines(0:100,rep(1,101),col='black');
  }else{
    lines(1:length(vali),vali,type='b',pch=20,col=colors[(i %% length(colors))])
  }
}



dev.off()
Sweave("S3B_c1_t2_summary.Rnw");
library(tools);

texi2dvi("S3B_c1_t2_summary.tex",pdf=TRUE);
